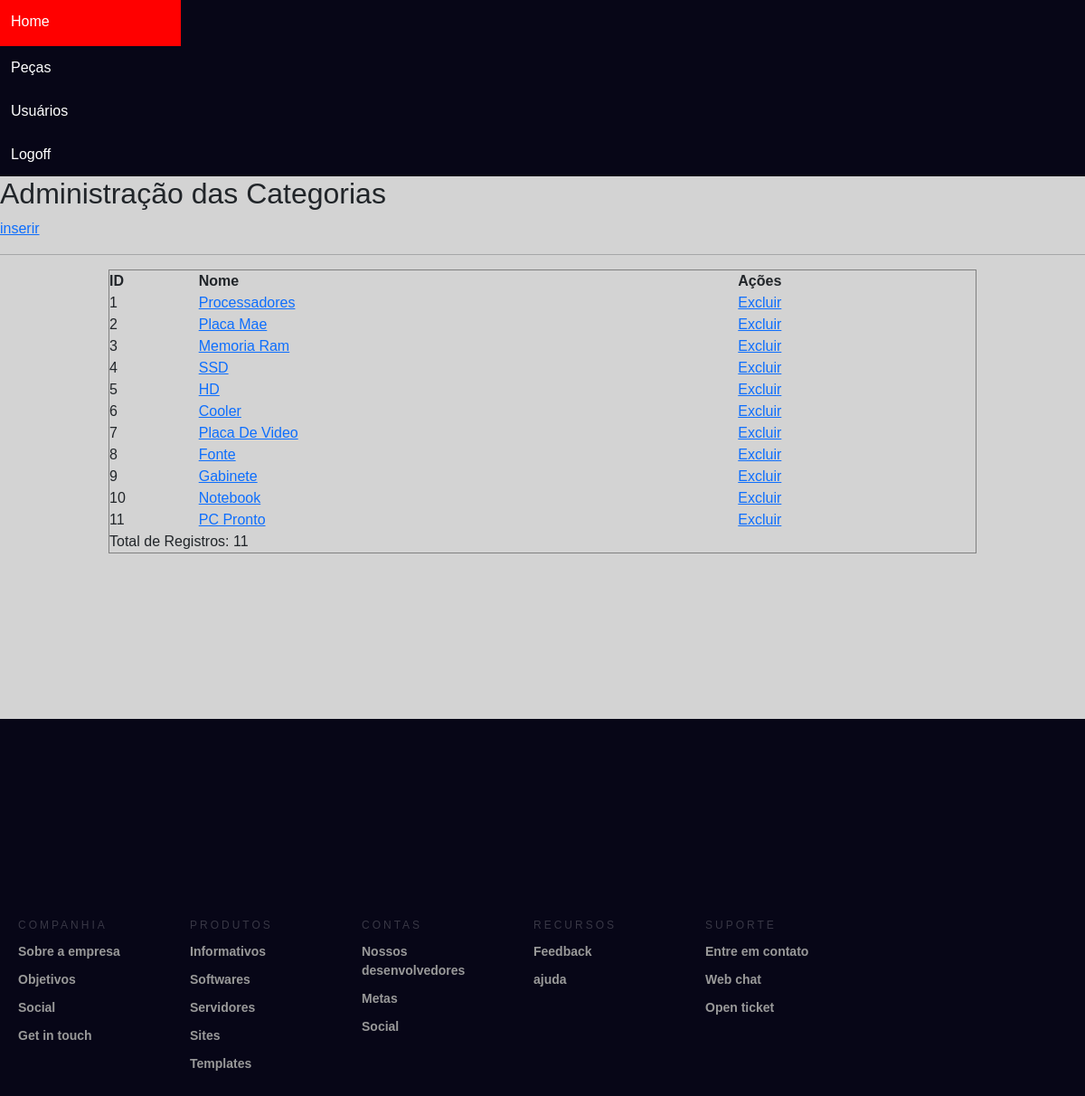
/admin/categoria-lista.php?senha=salva, run on the app's committed database.
### tables this page shows
CREATE TABLE `categorias` (
  `CategoriaID` int(11) NOT NULL,
  `Nome` varchar(100) NOT NULL
);

### admin/categoria-lista.php (the view, shortened to what this page needs)
<?php
    $senha = $_GET['senha'];
    switch ($senha) {
        case 'salva':
include_once '../includes/_db.php';
include_once '_head.php';
$sql= "SELECT * FROM categorias";
$resultado = mysqli_query($conn,$sql);
$total = mysqli_num_rows($resultado);
Include_once '_menu.php';
?>
    <main>
        <h2>Administração das Categorias</h2>
        <a href="categoria-salvar.php">inserir</a>
        <hr>
        <table border="1">
            <tr>
                <th>ID</th>
                <th>Nome</th>
                <th>Ações</th>
            </tr>
            <?php
            if($resultado ){
                while ($dado = mysqli_fetch_array($resultado)) {
            ?>
            <tr>
                <td><?php echo $dado['CategoriaID']; ?></td>
                <td><a href="categoria-salvar.php?acao=salvar&id=<?php echo $dado['CategoriaID']; ?>"><?php echo $dado['Nome']; ?></a></td>
                <td><a href="categoria-processa.php?acao=excluir&id=<?php echo $dado['CategoriaID']; ?>">Excluir</a></td>
            </tr>
            <?php
                }
            }else{
                ?>
                <tr>
                    <td colspan="3">Resultado não encontrado</td>
                </tr>
                <?php
            }
            ?>
            <tr>
                <td colspan="3">Total de Registros: <?php echo $total;?></td>
            </tr>
        </table>
    </main>
<?php
Include_once '_footer.php';
break;
        }
?>

### admin/style2.css (style rules this page uses)
* { margin: 0; padding: 0; font-family: 'Trebuchet MS', 'Lucida Sans Unicode', 'Lucida Grande', 'Lucida Sans', Arial, sans-serif; }
body { background-color: #070617; }
main { width: 100%; height: 600px; display: block; background-color: lightgrey; }
main table, main form { width: 80%; margin: 15px 10%; }

### data on the page
categorias: CategoriaID "1", Nome "Processadores"
categorias: CategoriaID "2", Nome "Placa Mae"
categorias: CategoriaID "3", Nome "Memoria Ram"
categorias: CategoriaID "4", Nome "SSD"
categorias: CategoriaID "5", Nome "HD"
categorias: CategoriaID "6", Nome "Cooler"
categorias: CategoriaID "7", Nome "Placa De Video"
categorias: CategoriaID "8", Nome "Fonte"
categorias: CategoriaID "9", Nome "Gabinete"
categorias: CategoriaID "10", Nome "Notebook"
categorias: CategoriaID "11", Nome "PC Pronto"

### other printed values
$total "11"
